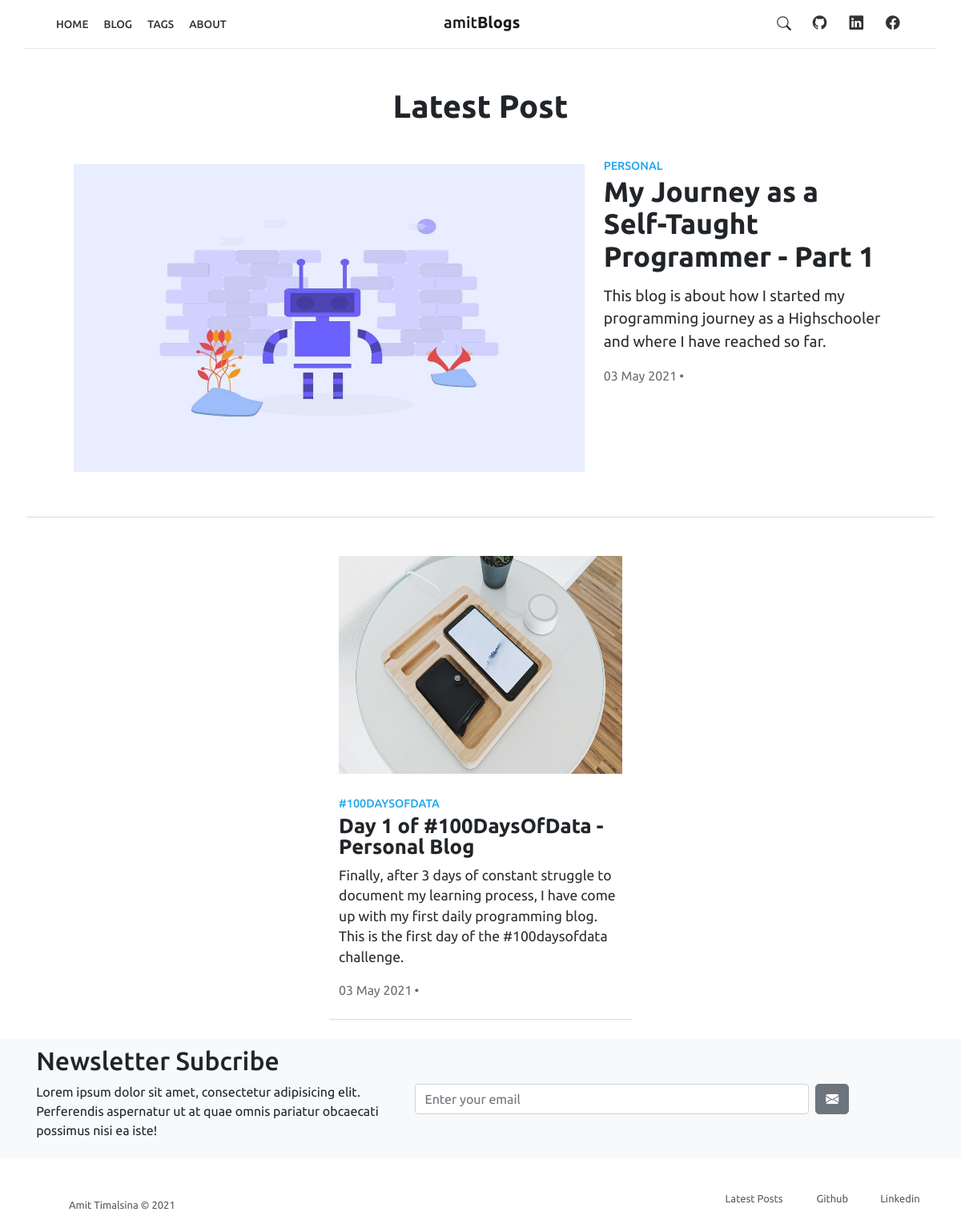
Screenshot of /blog/ with the database file from the repository.
### blog/models.py (models this page shows, shortened)
class Post(models.Model):
    author = models.ForeignKey(User, on_delete=models.CASCADE, related_name='posts')
    headline = models.CharField(max_length=200)
    sub_headline = models.CharField(max_length=200, null=True, blank=True)
    thumbnail = models.ImageField(null=True, blank=True, upload_to='images', default='/images/placeholder.png')
    body = RichTextUploadingField(null=True, blank=True)
    created = models.DateTimeField(auto_now_add=True)
    active = models.BooleanField(default=False)
    featured = models.BooleanField(default=False)
    trending = models.BooleanField(default=False)
    latest = models.BooleanField(default=False)
    tags = models.ManyToManyField(Tag, null=True, blank=True)
    slug = models.SlugField(null=True, blank=True)
    class Meta:
        ordering = ['-created']

class Tag(models.Model):
    name = models.CharField(max_length=200)
    slug = models.SlugField(null=True, blank=True)
    class Meta:
        ordering = ['name']
    def __str__(self):
        return self.name

### blog/views.py (the view)
# urls.py: path('', views.posts, name='posts'),
def posts(request):
    posts = Post.objects.filter(active=True)
    trending_posts = Post.objects.filter(trending=True)
    myFilter = PostFilter(request.GET, queryset=posts)
    posts = myFilter.qs
    trending_posts = myFilter.qs
    page = request.GET.get('page')
    paginator = Paginator(posts, 5)
    try:
        posts = paginator.page(page)
    except PageNotAnInteger:
        posts = paginator.page(1)
    except EmptyPage:
        posts = paginator.page(paginator.num_pages)
    context = {'posts': posts, 'trending_posts': trending_posts, 'myFilter': myFilter}
    return render(request, 'blog/blog.html', context)

### blog/templatetags/readtime.py (called while the page is built)
def read(html):
    return readtime.of_html(html)

### blog/templates/blog/blog.html (shortened to what this page needs)
{% extends 'blog/main.html' %}
{% load static %}
{% load crispy_forms_tags %}
{% load readtime %}
{% block content %}
<div class="section pt-md-5">
    <div class="container">
        <div class="row justify-content-center">
            {% for post in posts reversed%}
            {% if post.latest %}
            <center>
            <h2 style="font-weight: 700; font-size: 40px; margin-bottom: 1em;">Latest Post</h2>
            </center>
            <div class="col-md-11 col-lg-12 pb-5" style="border-bottom: 1px solid rgba(0, 0, 0, 0.145);">
                <div class="row justify-content-center">
                    <div class="col-lg-7">
                        <div class="img-thumbnail py-2" style="object-position: center;">
                            <a href="{% url 'post' post.slug %}">
                                <img class="img-fluid" src="{{ post.thumbnail.url }}" style="height: 24em; width: 100%;">
                            </a>
                        </div>
                    </div>
                    <div class="col-lg-4 pb-3">
                        <div class="row">
                                {% for tag in post.tags.all|slice:":1" %}
                                <a class="tag" href="{% url 'tag' tag.slug %}">
                                {{tag}}
                                </a>
                                {% endfor %}
                        </div>
                        <div class="row">
                            <h2 class="post-card-title"><a href="{% url 'post' post.slug %}" style="text-decoration: none; color: inherit;">{{ post.headline }}</a></h1>
                        </div>
                        <div class="row">
                            <p class="post-card-text">
                                {{ post.sub_headline }}
                            </p>
                        </div>
                        <div class="row">
                            <span style="color: rgba(0, 0, 0, 0.576);">{{ post.created|date:"d M Y" }}<span style="padding: 3px;">•</span>{{ post.body|readtime }}</span>
                        </div>
                    </div>
                </div>
            </div>
            {% else %}
            <div class="col-md-6 col-lg-4 pt-5 pb-4" style="border-bottom: 1px solid rgba(0, 0, 0, 0.145);">
                <div class="post-entry d-block">
                    <div class="thumbnail pb-4">
                        <a href="{% url 'post' post.slug %}">
                            <img class="img-fluid" src="{{ post.thumbnail.url }}" alt="Image" style="height: 17em;">
                        </a>
                    </div>
                    <div class="content">
                        <div class="row">
                            <div class="col" style="padding-right: 0; margin-bottom: 0.2em;">
                                {% for tag in post.tags.all|slice:":1" %}
                                <a class="tag" href="{% url 'tag' tag.slug %}">
                                {{tag}}
                                </a>
                                {% endfor %}
                            </div>
                        </div>
                        <div class="row">
                            <h2 class="post-card-title" style="font-size: 1.6rem; line-height: 1em;"><a href="{% url 'post' post.slug %}" style="text-decoration: none; color: inherit;">{{ post.headline }}</a></h1>
                        </div>
                        <div class="row">
                            <p class="post-card-text" style="font-size: 1.1rem; line-height: 25.6px;">
                                {{ post.sub_headline }}
                            </p>
                        </div>
                        <div class="row">
                            <span style="color: rgba(0, 0, 0, 0.576);">{{ post.created|date:"d M Y" }}<span style="padding: 3px;">•</span>{{ post.body|readtime }}</span>
                        </div>
                    </div>
                </div>
            </div>
            {% endif %}
            {% empty %}
            <div class="col" style="text-align: center;">
                <h3>No posts found...</h3>
            </div>
            {% endfor %}
        </div>
    </div>
</div>
{% endblock content %}

### rows the page displays
Post: thumbnail (picture), headline "My Journey as a Self-Taught Programmer - Part 1", sub_headline "This blog is about how I started my programming journey as a Highschooler and where I have reached so far.", created "03 May 2021"
Tag: name "PERSONAL"
Post: thumbnail (picture), headline "Day 1 of #100DaysOfData - Personal Blog", sub_headline "Finally, after 3 days of constant struggle to document my learning process, I have come up with my first daily programming blog. This is the first day of the #100daysofdata challenge.", created "03 May 2021"
Tag: name "#100DAYSOFDATA"
